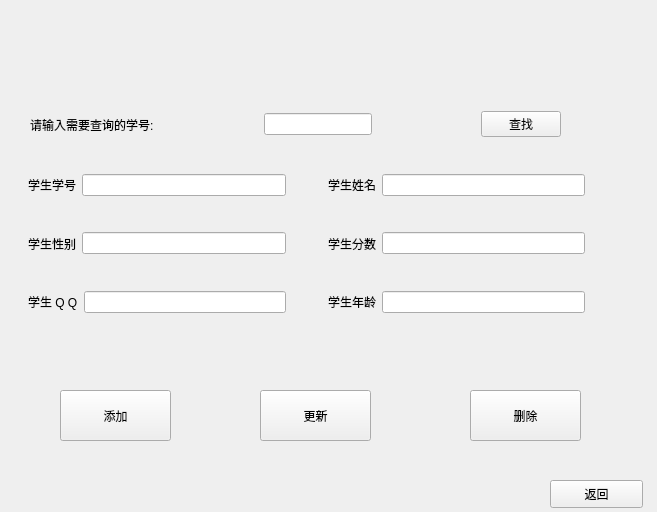
<?xml version="1.0" encoding="UTF-8"?>
<ui version="4.0">
 <class>AdminLoginMange</class>
 <widget class="QWidget" name="AdminLoginMange">
  <property name="geometry">
   <rect>
    <x>0</x>
    <y>0</y>
    <width>657</width>
    <height>512</height>
   </rect>
  </property>
  <property name="windowTitle">
   <string>Form</string>
  </property>
  <widget class="QWidget" name="widget" native="true">
   <property name="geometry">
    <rect>
     <x>30</x>
     <y>99</y>
     <width>531</width>
     <height>51</height>
    </rect>
   </property>
   <layout class="QHBoxLayout" name="horizontalLayout">
    <item>
     <widget class="QLabel" name="label">
      <property name="text">
       <string>请输入需要查询的学号:</string>
      </property>
     </widget>
    </item>
    <item>
     <spacer name="horizontalSpacer">
      <property name="orientation">
       <enum>Qt::Horizontal</enum>
      </property>
      <property name="sizeHint" stdset="0">
       <size>
        <width>40</width>
        <height>20</height>
       </size>
      </property>
     </spacer>
    </item>
    <item>
     <widget class="QLineEdit" name="LineFindId"/>
    </item>
    <item>
     <spacer name="horizontalSpacer_2">
      <property name="orientation">
       <enum>Qt::Horizontal</enum>
      </property>
      <property name="sizeHint" stdset="0">
       <size>
        <width>40</width>
        <height>20</height>
       </size>
      </property>
     </spacer>
    </item>
    <item>
     <widget class="QPushButton" name="pushButton">
      <property name="text">
       <string>查找</string>
      </property>
     </widget>
    </item>
   </layout>
  </widget>
  <widget class="QWidget" name="widget_8" native="true">
   <property name="geometry">
    <rect>
     <x>10</x>
     <y>150</y>
     <width>593</width>
     <height>187</height>
    </rect>
   </property>
   <layout class="QHBoxLayout" name="horizontalLayout_2">
    <item>
     <widget class="QWidget" name="widget_9" native="true">
      <layout class="QVBoxLayout" name="verticalLayout_3">
       <item>
        <widget class="QWidget" name="widget_10" native="true">
         <layout class="QHBoxLayout" name="horizontalLayout_7">
          <item>
           <widget class="QLabel" name="Labid">
            <property name="text">
             <string>学生学号</string>
            </property>
           </widget>
          </item>
          <item>
           <widget class="QLineEdit" name="Lineid"/>
          </item>
         </layout>
        </widget>
       </item>
       <item>
        <widget class="QWidget" name="widget_11" native="true">
         <layout class="QHBoxLayout" name="horizontalLayout_8">
          <item>
           <widget class="QLabel" name="Labsex">
            <property name="text">
             <string>学生性别</string>
            </property>
           </widget>
          </item>
          <item>
           <widget class="QLineEdit" name="Linesex"/>
          </item>
         </layout>
        </widget>
       </item>
       <item>
        <widget class="QWidget" name="widget_12" native="true">
         <layout class="QHBoxLayout" name="horizontalLayout_9">
          <item>
           <widget class="QLabel" name="Labqq">
            <property name="text">
             <string>学生 Q Q</string>
            </property>
           </widget>
          </item>
          <item>
           <widget class="QLineEdit" name="Lineqq"/>
          </item>
         </layout>
        </widget>
       </item>
      </layout>
     </widget>
    </item>
    <item>
     <widget class="QWidget" name="widget_13" native="true">
      <layout class="QVBoxLayout" name="verticalLayout_4">
       <item>
        <widget class="QWidget" name="widget_14" native="true">
         <layout class="QHBoxLayout" name="horizontalLayout_10">
          <item>
           <widget class="QLabel" name="Labname">
            <property name="text">
             <string>学生姓名</string>
            </property>
           </widget>
          </item>
          <item>
           <widget class="QLineEdit" name="Linename"/>
          </item>
         </layout>
        </widget>
       </item>
       <item>
        <widget class="QWidget" name="widget_15" native="true">
         <layout class="QHBoxLayout" name="horizontalLayout_11">
          <item>
           <widget class="QLabel" name="Labscore">
            <property name="text">
             <string>学生分数</string>
            </property>
           </widget>
          </item>
          <item>
           <widget class="QLineEdit" name="Linescore"/>
          </item>
         </layout>
        </widget>
       </item>
       <item>
        <widget class="QWidget" name="widget_16" native="true">
         <layout class="QHBoxLayout" name="horizontalLayout_12">
          <item>
           <widget class="QLabel" name="Labage">
            <property name="text">
             <string>学生年龄</string>
            </property>
           </widget>
          </item>
          <item>
           <widget class="QLineEdit" name="Lineage"/>
          </item>
         </layout>
        </widget>
       </item>
      </layout>
     </widget>
    </item>
   </layout>
  </widget>
  <widget class="QPushButton" name="Btninsert">
   <property name="geometry">
    <rect>
     <x>60</x>
     <y>390</y>
     <width>111</width>
     <height>51</height>
    </rect>
   </property>
   <property name="text">
    <string>添加</string>
   </property>
  </widget>
  <widget class="QPushButton" name="Btnupdate">
   <property name="geometry">
    <rect>
     <x>260</x>
     <y>390</y>
     <width>111</width>
     <height>51</height>
    </rect>
   </property>
   <property name="text">
    <string>更新</string>
   </property>
  </widget>
  <widget class="QPushButton" name="Btndel">
   <property name="geometry">
    <rect>
     <x>470</x>
     <y>390</y>
     <width>111</width>
     <height>51</height>
    </rect>
   </property>
   <property name="text">
    <string>删除</string>
   </property>
  </widget>
  <widget class="QPushButton" name="Btnback">
   <property name="geometry">
    <rect>
     <x>550</x>
     <y>480</y>
     <width>93</width>
     <height>28</height>
    </rect>
   </property>
   <property name="text">
    <string>返回</string>
   </property>
  </widget>
 </widget>
 <resources/>
 <connections/>
</ui>
